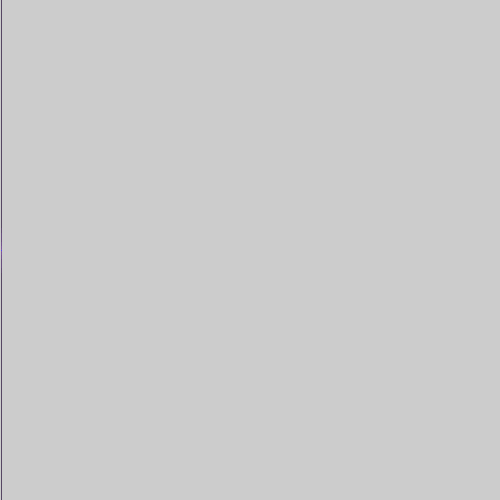
Frame 1 (no input)
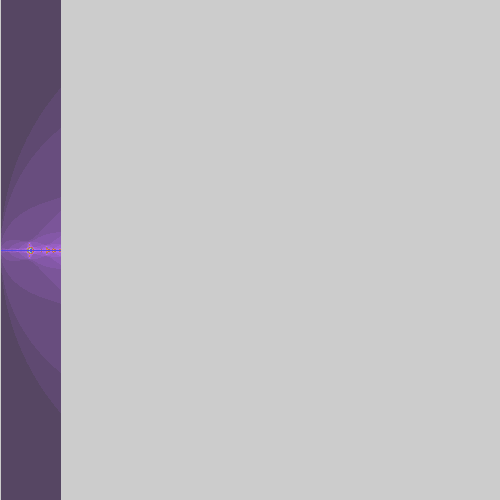
Frame 60 (the mouse pressed at the canvas centre just before this capture)
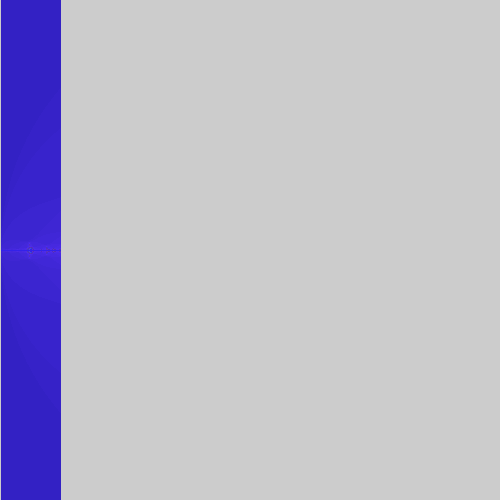
Frame 120 (the mouse held since frame 60 and released just before this capture)

The Processing sketch that drew these frames (run headless with seeded random() and noise(); from frame 60 on, the mouse is pressed at the canvas centre):

// Processing sketch: MandelbrotSet
// ── MandelbrotSet.pde
/**
 * MandelbrotSet
 * 2017-09-23 Noel - Processing 3.4
 * https://rosettacode.org/wiki/Mandelbrot_set#Processing
 *
 * Task:
 * Generate and draw the Mandelbrot set.
 *
 * Note that there are many algorithms to draw Mandelbrot set
 * and there are many functions which generate it .
 */

// Click on an area to zoom in.
// Choose areas with multiple colors for interesting zooming.

double x, y, zr, zi, zr2, zi2, cr, ci, n;
double zmx1, zmx2, zmy1, zmy2, f, di, dj;
double fn1, fn2, fn3, re, gr, bl, xt, yt, i, j;

void setup() {
  size(500, 500);
  di = 0;
  dj = 0;
  f = 10;
  fn1 = random(20); 
  fn2 = random(20); 
  fn3 = random(20);
  zmx1 = int(width / 4);
  zmx2 = 2;
  zmy1 = int(height / 4);
  zmy2 = 2;
}

void draw() {
  if (i <= width) i++;
  x =  (i +  di)/ zmx1 - zmx2;
  for ( j = 0; j <= height; j++) {
    y = zmy2 - (j + dj) / zmy1;
    zr = 0;
    zi = 0;
    zr2 = 0; 
    zi2 = 0; 
    cr = x;   
    ci = y;  
    n = 1;
    while (n < 200 && (zr2 + zi2) < 4) {
      zi2 = zi * zi;
      zr2 = zr * zr;
      zi = 2 * zi * zr + ci;
      zr = zr2 - zi2 + cr;
      n++;
    }  
    re = (n * fn1) % 255;
    gr = (n * fn2) % 255;
    bl = (n * fn3) % 255;
    stroke((float)re, (float)gr, (float)bl); 
    point((float)i, (float)j);
  }
}

void mousePressed() {
  background(200); 
  xt = mouseX;
  yt = mouseY;
  di = di + xt - float(width / 2);
  dj = dj + yt - float(height / 2);
  zmx1 = zmx1 * f;
  zmx2 = zmx2 * (1 / f);
  zmy1 = zmy1 * f;
  zmy2 = zmy2 * (1 / f);
  di = di * f;
  dj = dj * f;
  i = 0;
  j = 0;
}
